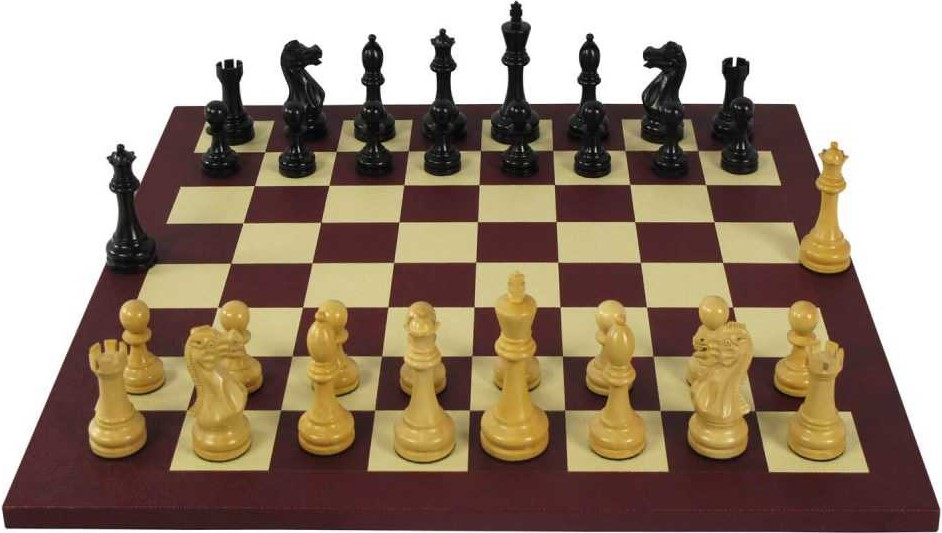
#> input picture Computer Vision/Bölümler/DATA/22_real_chess.jpg, 942 x 533 px, found by its file name
$ jupyter execute Ornek4.8.ipynb   (shell and % lines are left out)
#> lines starting #> are read from the running program, lines starting #| are printed output that depends on the picture
[cell 1]
import numpy as np
import cv2

import matplotlib.pyplot as plt

[cell 2]
# Örnek 4.8: Harris Corner Detection

imgA = cv2.imread('DATA/22_real_chess.jpg')
#> imgA is the input picture: shape (533, 942, 3); mean B, G, R 121.3, 139.3, 157.3
imgA = cv2.cvtColor(imgA,cv2.COLOR_BGR2RGB)
imgGray = cv2.cvtColor(imgA,cv2.COLOR_RGB2GRAY)
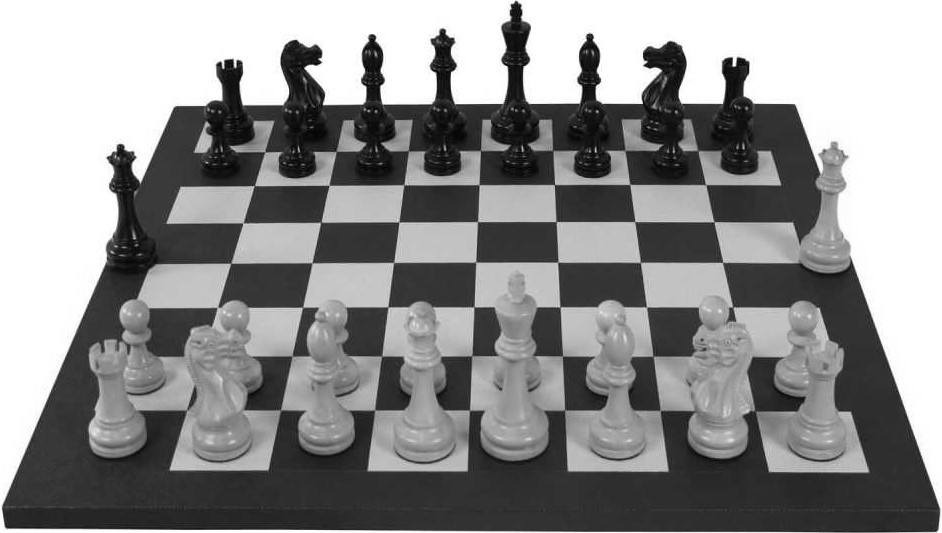
#> imgGray: shape (533, 942); min 0, max 255, mean 142.6

imgB = imgA.copy()
imgC = imgA.copy()

corners = cv2.cornerHarris(imgGray,blockSize=2, ksize=3, k=0.04)
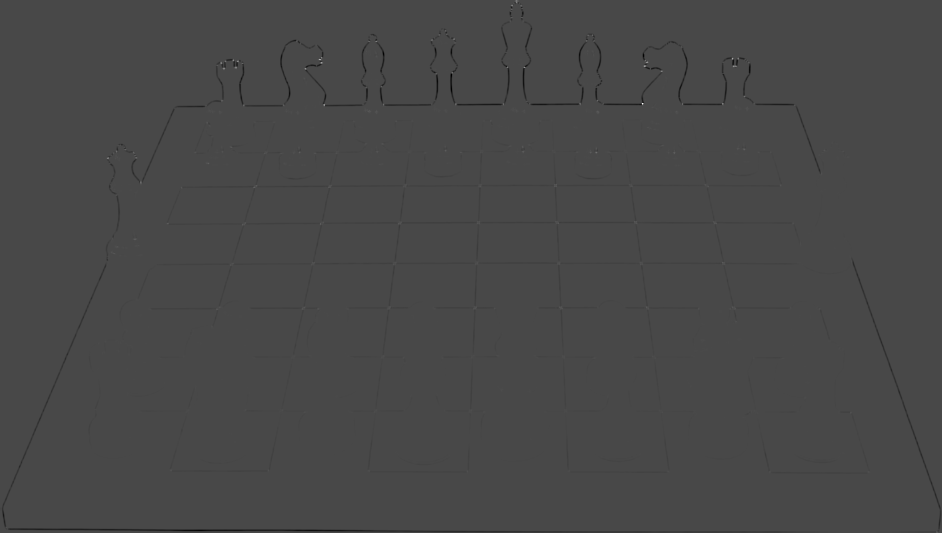
#> corners: shape (533, 942) float32; min -0.0198, max 0.0494, mean -0.000109; drawn with min black and max white
corners3 = cv2.cornerHarris(imgGray,blockSize=3, ksize=5, k=0.06)

corners2 = cv2.dilate(corners,None,iterations=2)
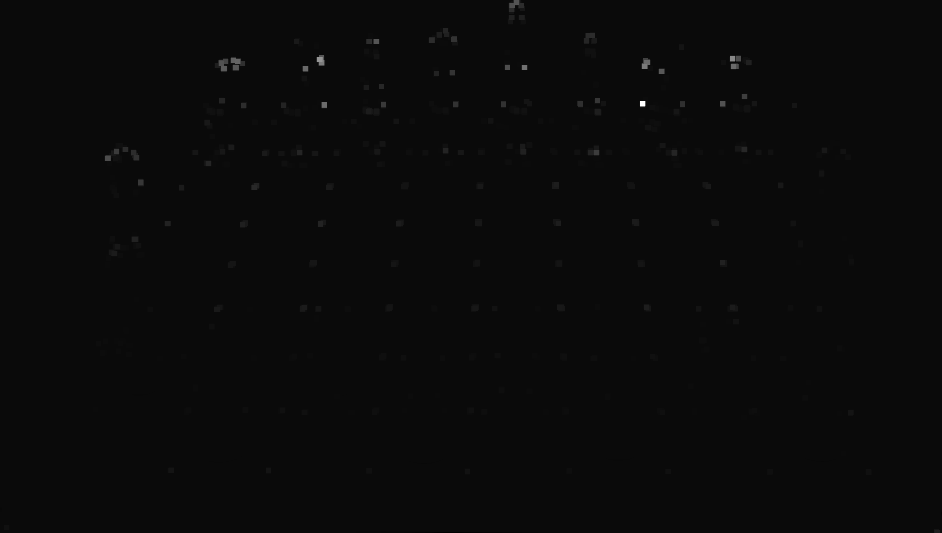
#> corners2: shape (533, 942) float32; min -0.00203, max 0.0494, mean 7.51e-05; drawn with min black and max white
corners3 = cv2.dilate(corners3,None,iterations=2)
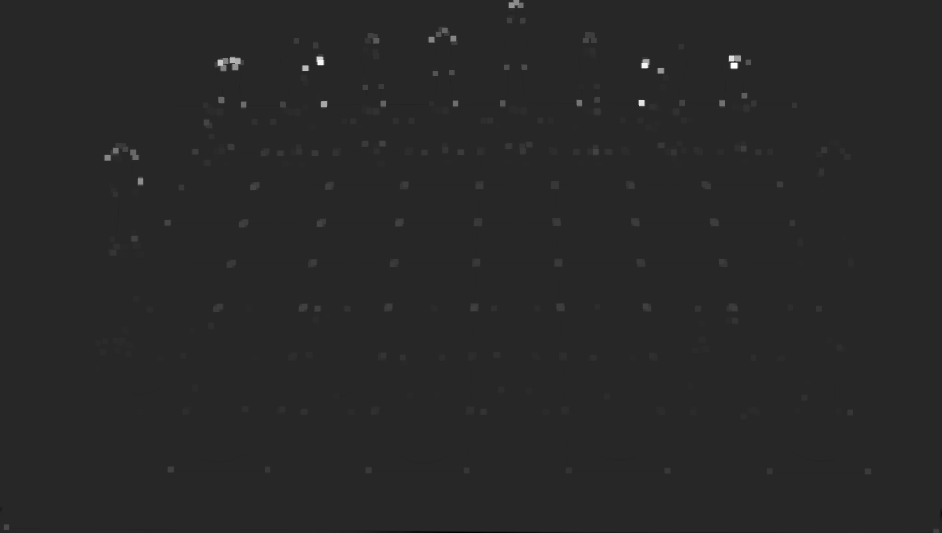
#> corners3: shape (533, 942) float32; min -0.472, max 2.61, mean 0.00647; drawn with min black and max white

imgA[corners>0.01*corners.max()]=[255,0,0]
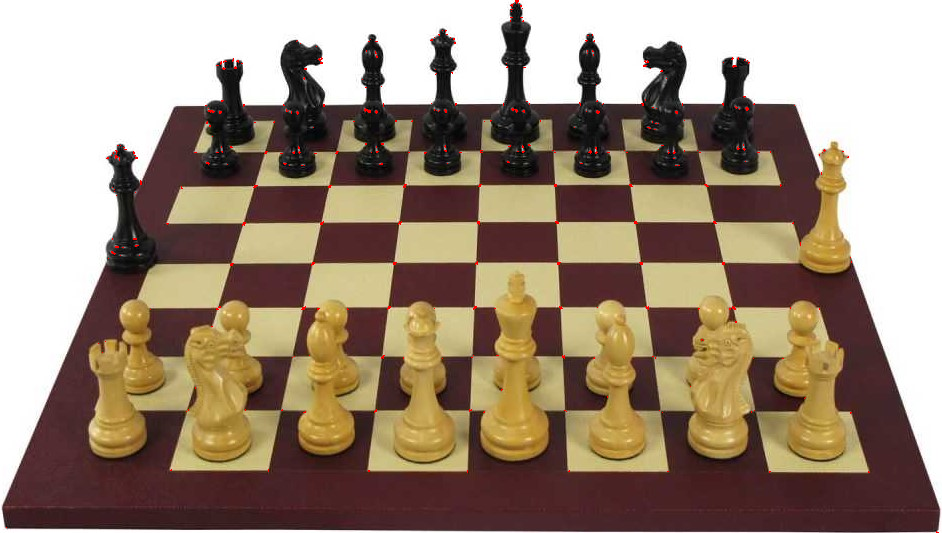
#> imgA: shape (533, 942, 3); mean R, G, B 157.6, 139, 121.1
imgB[corners2>0.01*corners2.max()]=[255,0,0]
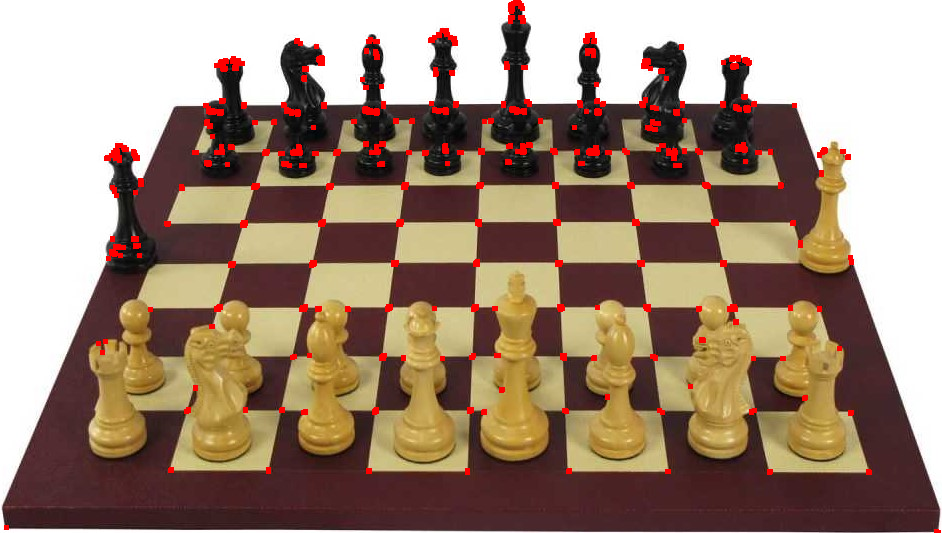
#> imgB: shape (533, 942, 3); mean R, G, B 160.5, 137.1, 119.4
imgC[corners3>0.01*corners3.max()]=[255,0,0]
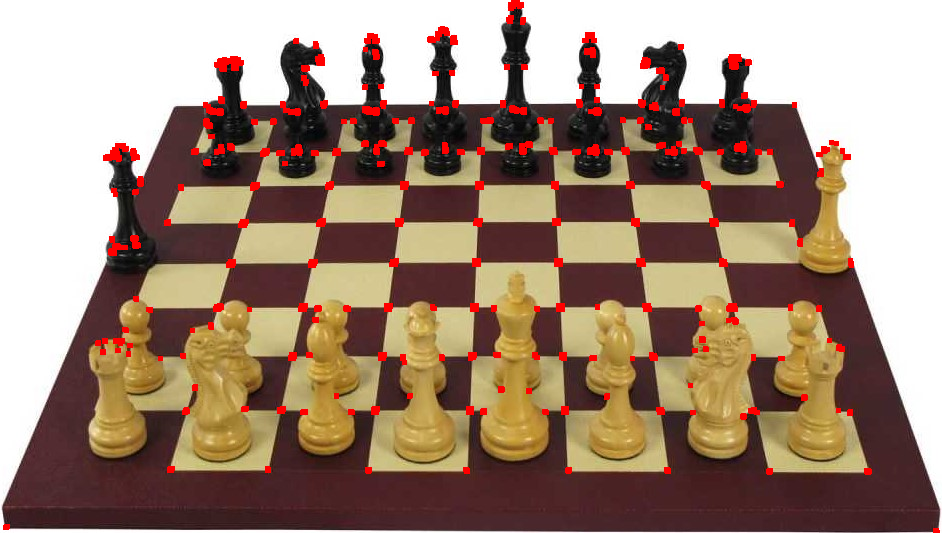
#> imgC: shape (533, 942, 3); mean R, G, B 161.2, 136.2, 118.8

f, eksen = plt.subplots(1,3,figsize=(17,7))
eksen[0].imshow(imgA)
eksen[1].imshow(imgB)
eksen[2].imshow(imgC)

[cell 3]
corners.max()
#> Out = 0.0494

$ run again, with Computer Vision/Bölümler/DATA/13_noised.jpg copied over Computer Vision/Bölümler/DATA/22_real_chess.jpg
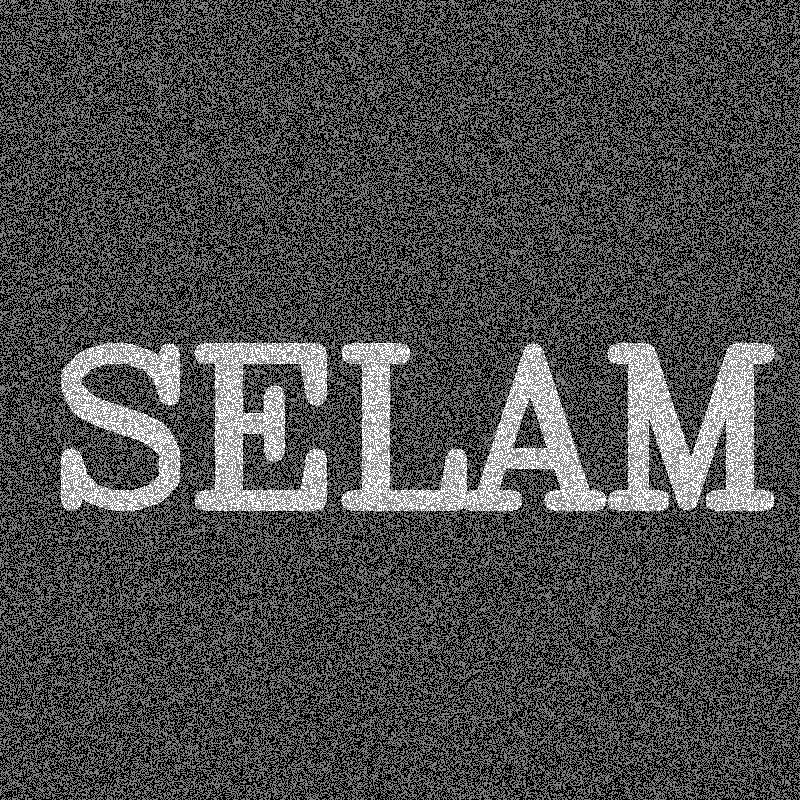
#> input picture Computer Vision/Bölümler/DATA/13_noised.jpg, 800 x 800 px, found by its file name
#> imgA is the input picture: shape (800, 800, 3); min 0, max 255, mean 76.9
#> `imgA[corners>0.01*corners.max()]=[255,0,0]`:
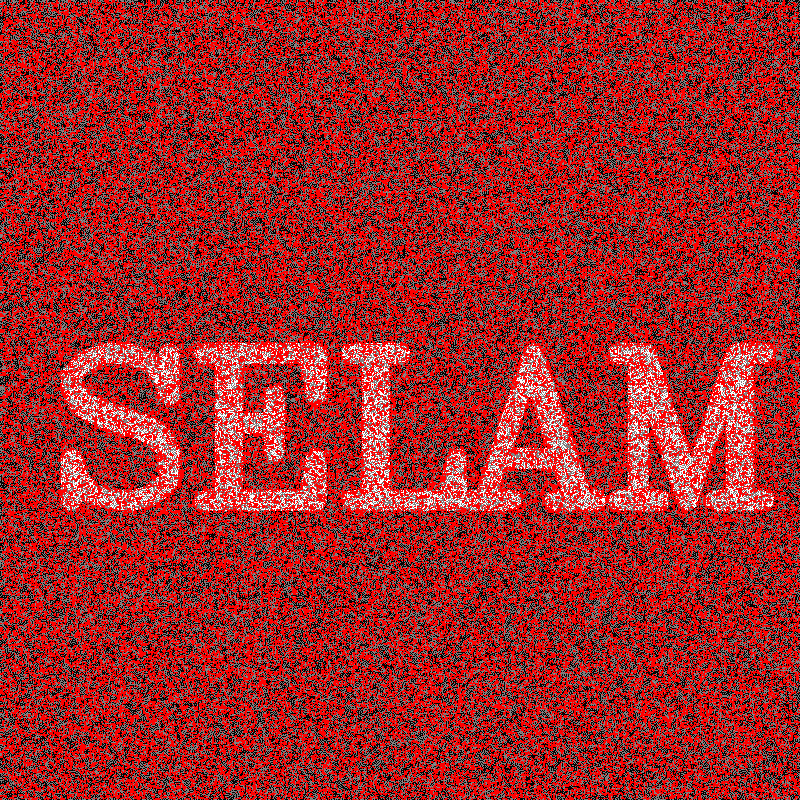
#> imgA: shape (800, 800, 3); mean R, G, B 155.8, 42.6, 42.6
#> `imgC[corners3>0.01*corners3.max()]=[255,0,0]`:
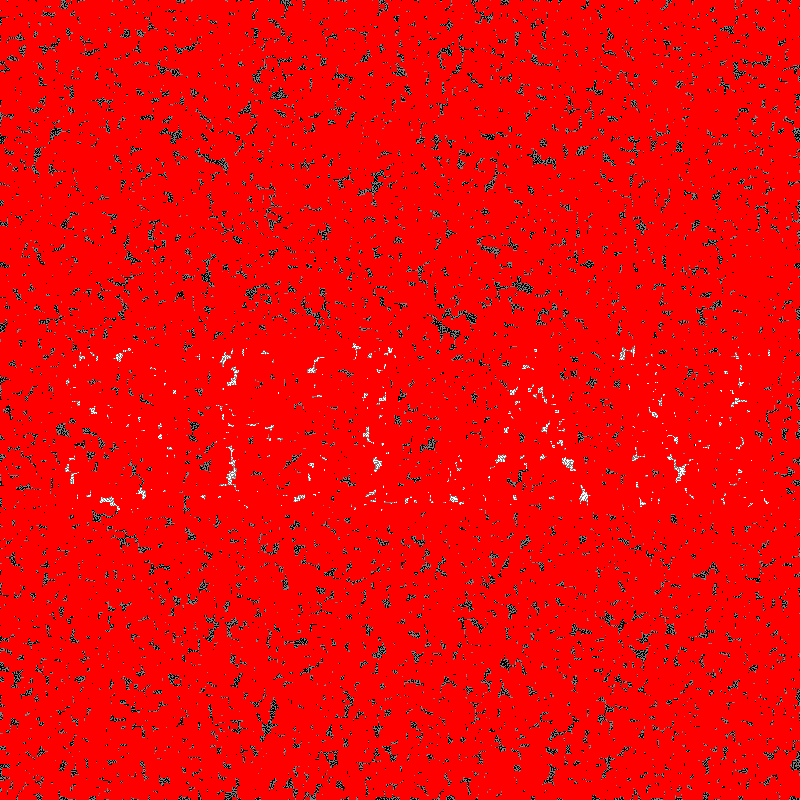
#> imgC: shape (800, 800, 3); mean R, G, B 239, 6.5, 6.5
#> Out = 0.0659
